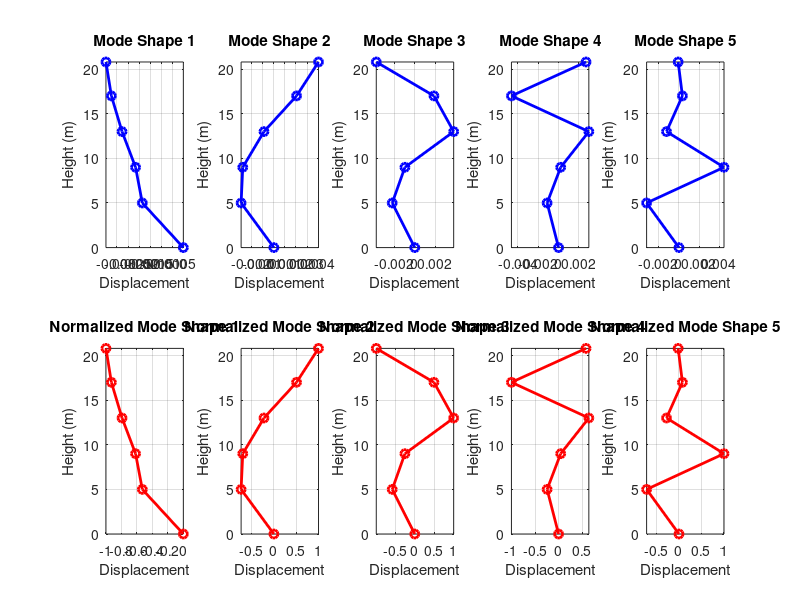
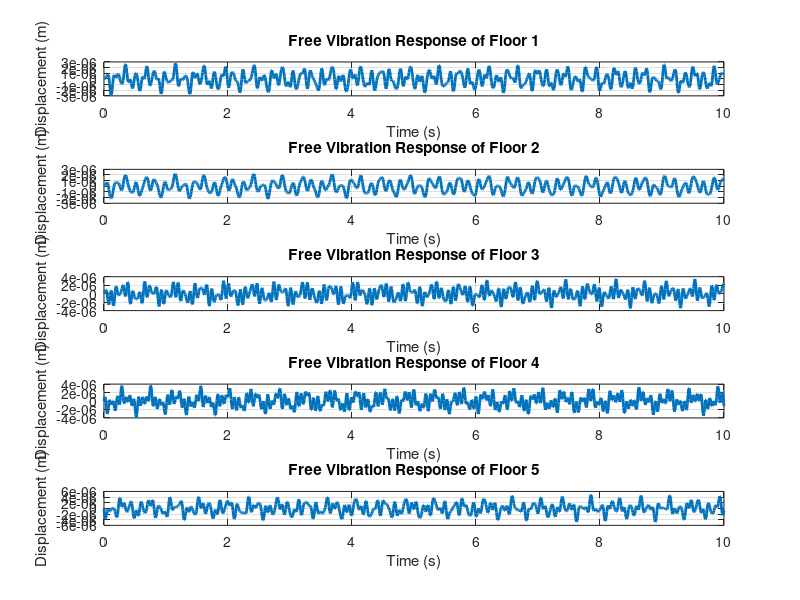

These charts were generated, in order, by the following MATLAB code:
clc; clear; close all;

% Define the number of stories in the building
n = 5; % Change this for a different number of stories

% Define properties of the building as row matrices
E = 210e9; % Elastic modulus in Pascals (Pa)
g = 9.81; % Acceleration due to gravity in m/s^2 (not used in this code but generally useful)
masses = [35000, 30000, 30000, 25000, 20000]; % Masses of each floor in kg
heights = [5.0, 4.0, 4.0, 4.0, 3.8]; % Heights of each floor in meters
inertia_mm4 = [2.2e9, 3.4e9+2.2e9, 2.2e9, 1.8e9, 1.4e9]; % Moment of inertia in mm^4
inertia = inertia_mm4 * 1e-12; % Convert moment of inertia to m^4

% Calculate the stiffness for each floor using the formula k = 12EI/h^3
k_values = 12 * E * inertia ./ heights.^3;

% Assemble the stiffness matrix K for the building
K = zeros(n,n);
for i = 1:n-1
    K(i,i) = k_values(i) + k_values(i+1);
    K(i,i+1) = -k_values(i+1);
    K(i+1,i) = -k_values(i+1);
end
K(n,n) = k_values(n);

% Assemble the mass matrix M (diagonal matrix with mass of each floor)
M = diag(masses);

% Solve the eigenvalue problem to find natural frequencies and mode shapes
[V,D] = eig(K,M);

% Extract natural frequencies and convert to Hz
omega_n = sqrt(diag(D));
frequencies_hz = omega_n / (2*pi);
time_periods = 1 ./ frequencies_hz;

% Normalize the mode shapes (each column represents a mode shape)
normalized_mode_shapes = V;
for i = 1:size(V, 2)
    normalized_mode_shapes(:,i) = normalized_mode_shapes(:,i) / max(abs(normalized_mode_shapes(:,i)));
end

% Print results to the MATLAB console
fprintf('Stiffness matrix [K] in N/m:\n');
disp(K);

fprintf('Mass matrix [M] in kg:\n');
disp(M);

fprintf('Natural frequencies (Hz):\n');
disp(frequencies_hz);

fprintf('Time periods (s):\n');
disp(time_periods);

% Plot mode shapes in subplots
story_heights = [0, cumsum(heights)]; % Heights for each floor (cumulative)

% Define colors for the plot for clarity
non_normalized_color = 'b'; % Blue for non-normalized mode shapes
normalized_color = 'r'; % Red for normalized mode shapes

% Create figure for mode shapes
figure;

% Plot non-normalized mode shapes
for i = 1:n
    subplot(2, n, i);
    plot([0; V(:,i)], story_heights, 'o-', 'Color', non_normalized_color, 'LineWidth', 2);
    title(['Mode Shape ', num2str(i)]);
    xlabel('Displacement');
    ylabel('Height (m)');
    grid on;
    axis tight;
end

% Plot normalized mode shapes
for i = 1:n
    subplot(2, n, i+n);
    plot([0; normalized_mode_shapes(:,i)], story_heights, 'o-', 'Color', normalized_color, 'LineWidth', 2);
    title(['Normalized Mode Shape ', num2str(i)]);
    xlabel('Displacement');
    ylabel('Height (m)');
    grid on;
    axis tight;
end

% Optional: Enhance the display of the figure
set(gcf, 'Units', 'Normalized', 'OuterPosition', [0, 0, 1, 1]); % Maximize figure window

% Define initial conditions for free vibration analysis
x0 = [0; 0; 0; 0; 0.1]; % Initial displacement (0.1 meters for the top floor)
v0 = [0; 0; 0; 0; 0]; % Initial velocity (assuming rest)

% Transform initial conditions into modal coordinates
q0 = V' * x0; % Initial modal displacement
qd0 = V' * v0; % Initial modal velocity

% Time vector for simulation
t = 0:0.01:10; % 10 seconds simulation with 0.01s time step

% Initialize response vectors for time history analysis
x_t = zeros(length(x0), length(t));
q_t = zeros(size(q0, 1), length(t));

% Construct the time history response for each mode
for i = 1:length(omega_n)
    % Calculate modal amplitude and phase angle based on initial conditions
    A_i = sqrt(q0(i)^2 + (qd0(i)/omega_n(i))^2);
    phi_i = atan2(omega_n(i)*q0(i), qd0(i));
    
    % Calculate modal response
    q_t(i, :) = A_i * cos(omega_n(i)*t + phi_i);
    
    % Superpose modal responses to get total response
    x_t = x_t + V(:,i) * q_t(i, :);
end

% Plot the free vibration response of each floor in subplots
figure; % Create a new figure for free vibration response

for floor = 1:n
    subplot(n, 1, floor);
    plot(t, x_t(floor, :), 'LineWidth', 2);
    title(['Free Vibration Response of Floor ', num2str(floor)]);
    xlabel('Time (s)');
    ylabel('Displacement (m)');
    grid on;
end

% Optional: Maximize figure window for better visibility
set(gcf, 'Units', 'Normalized', 'OuterPosition', [0, 0, 1, 1]);

% End of script
